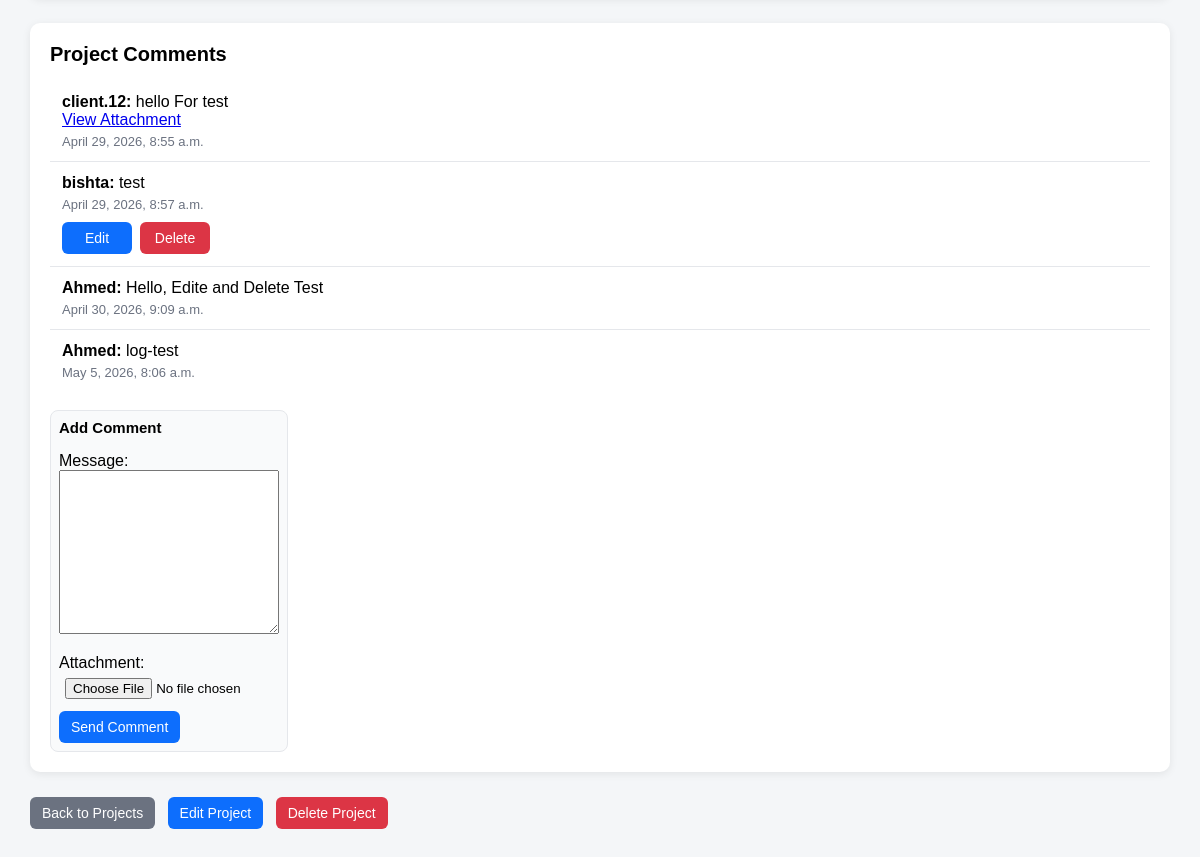
Before: /projects/2/ (signed in, lower part) with the older database file.
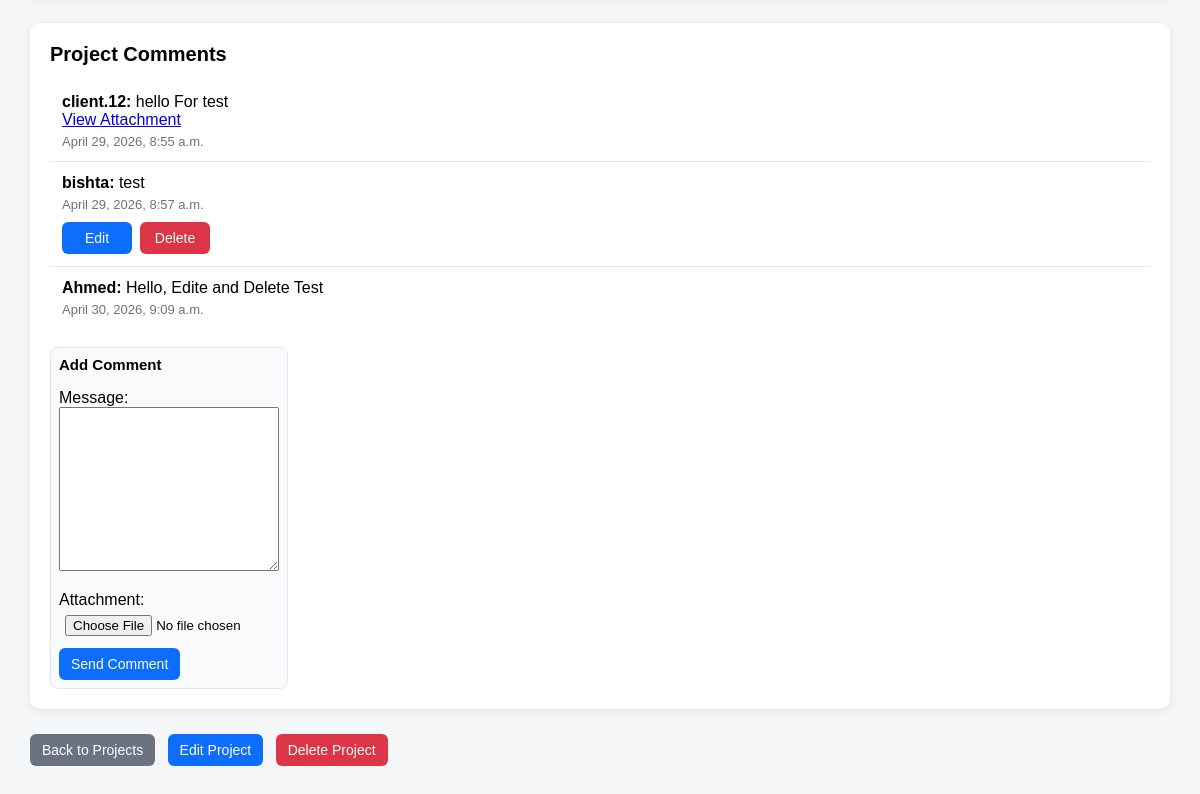
After: the same page with the newer database file.
### projects/models.py (models this page shows, shortened)
class ProjectComment(models.Model):
    project = models.ForeignKey(
        Project,
        on_delete=models.CASCADE,
        related_name='comments'
    )
    sender = models.ForeignKey(
        'accounts.User',
        on_delete=models.CASCADE,
        related_name='project_comments'
    )
    message = models.TextField()
    attachment = models.FileField(upload_to='project_comments/', blank=True, null=True)
    visible_to_client = models.BooleanField(default=True)
    created_at = models.DateTimeField(auto_now_add=True)

### accounts/models.py (models this page shows)
class User(AbstractUser):
    class Role(models.TextChoices):
        ADMIN = 'ADMIN', 'Admin'
        ENGINEER = 'ENGINEER', 'Engineer'
        CLIENT = 'CLIENT', 'Client'
    role = models.CharField(
        max_length=20,
        choices=Role.choices,
        default=Role.CLIENT
    )

### projects/views.py (the view, shortened to what this page needs)
# urls.py: path('<int:pk>/', project_detail_view, name='project_detail'),
@login_required
def project_detail_view(request, pk):
    if request.user.role == 'ADMIN':
        project = get_object_or_404(Project, pk=pk)
        files = project.files.all()
        comments = project.comments.all()
    else:
        project = None
        files = []
        comments = []
    comment_form = ProjectCommentForm()
    file_form = ProjectFileForm()
    return render(request, 'projects/project_detail.html', {
        'project': project,
        'files': files,
        'comments': comments,
        'comment_form': comment_form,
        'file_form': file_form,
    })

### projects/forms.py
class ProjectCommentForm(forms.ModelForm):
    class Meta:
        model = ProjectComment
        fields = ['message', 'attachment']

class ProjectFileForm(forms.ModelForm):
    class Meta:
        model = ProjectFile
        fields = ['file', 'description', 'visible_to_client']

### clients/models.py (called while the page is built)
    def __str__(self):
        return self.client_name

### templates/projects/project_detail.html (shortened to what this page needs)
{% extends 'base.html' %}
{% block content %}
{% if project %}
    <div class="section">
        <h2>Project Comments</h2>
        <div class="comment-list">
            {% if comments %}
                {% for comment in comments %}
                    <div class="comment-item">
                        <strong>{{ comment.sender.username }}:</strong>
                        {{ comment.message }}
                        {% if comment.attachment %}
                            <br>
                            <a href="{{ comment.attachment.url }}" target="_blank">View Attachment</a>
                        {% endif %}
                        <div class="comment-meta">
                            {{ comment.created_at }}
                        </div>
                        {% if comment.sender == request.user %}
    <div style="display: flex; gap: 8px; margin-top: 10px;">
        <a href="{% url 'projects:project_comment_edit' comment.pk %}"
           class="btn btn-primary"
           style="width: 70px; text-align: center; box-sizing: border-box;">
            Edit
        </a>
        <form method="post" action="{% url 'projects:project_comment_delete' comment.pk %}" style="margin: 0;">
            <button type="submit" class="btn btn-danger" style="width: 70px;">
                Delete
            </button>
        </form>
    </div>
{% endif %}
                    </div>
                {% endfor %}
            {% else %}
                <p>No comments yet.</p>
            {% endif %}
        </div>
        <div class="inline-form-box">
            <h3>Add Comment</h3>
            <form method="post" enctype="multipart/form-data">
                {{ comment_form.as_p }}
                <button type="submit" class="btn btn-primary">Send Comment</button>
            </form>
        </div>
    </div>
{% else %}
    <div class="section">
        <h1>Access Denied</h1>
        <p>You do not have permission to view this project.</p>
    </div>
{% endif %}
<div class="back-link">
    <a href="{% url 'projects:project_list' %}" class="btn btn-secondary">
        Back to Projects
    </a>
    {% if request.user.role == 'ADMIN' and project %}
        <a href="{% url 'projects:project_edit' project.pk %}" class="btn btn-primary" style="margin-left: 8px;">
            Edit Project
        </a>
        <form method="post"
              action="{% url 'projects:project_delete' project.pk %}"
              style="display: inline;"
              onsubmit="return confirm('Are you sure you want to delete this project?');">
            <button type="submit" class="btn btn-danger" style="margin-left: 8px;">
                Delete Project
            </button>
        </form>
    {% endif %}
</div>
{% endblock %}

Changed rows visible on the page:
removed ProjectComment: sender.username "Ahmed", message "log-test", created_at "May 5, 2026, 8:06 a.m."
